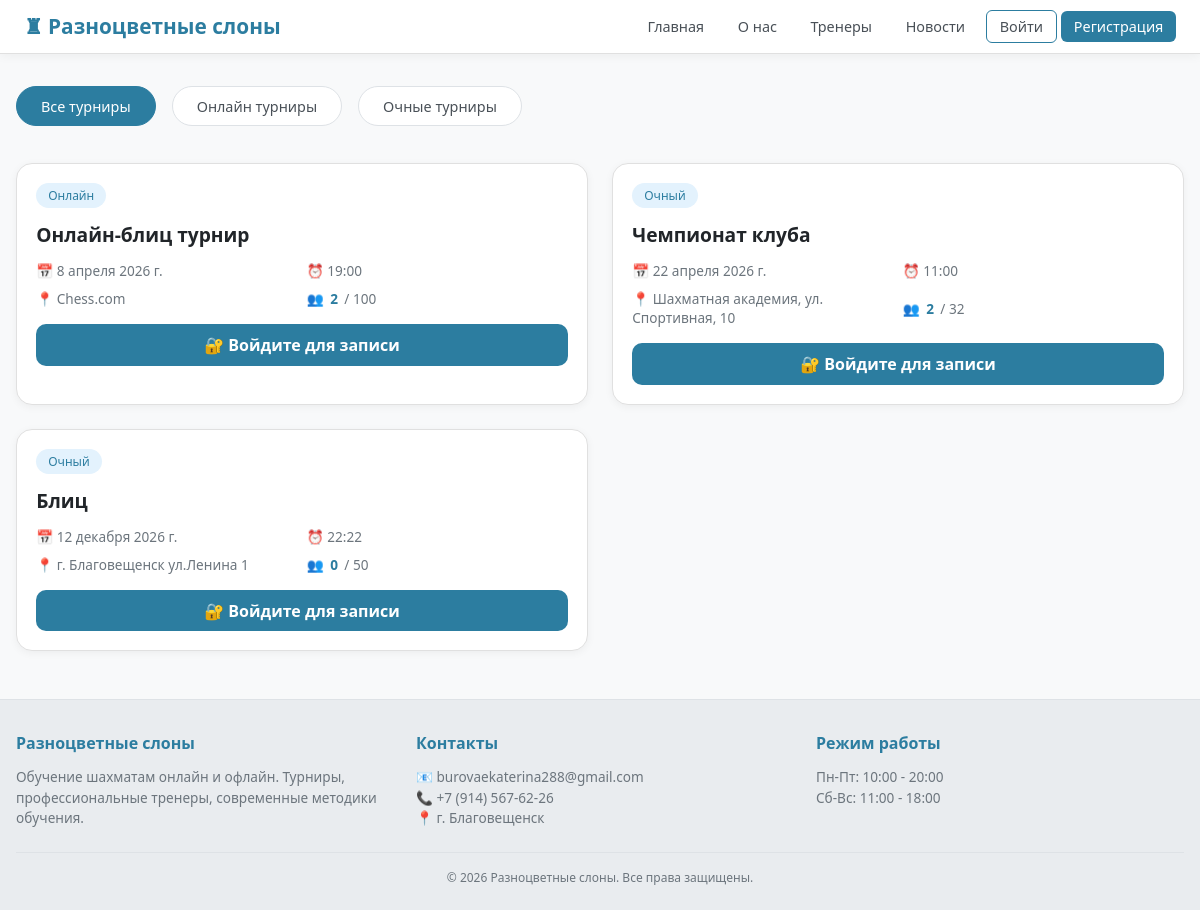
/tournaments/, run on the app's committed database.
### main/models.py (models this page shows, shortened)
class Tournament(models.Model):
    TYPE_CHOICES = [
        ('online', 'Онлайн'),
        ('offline', 'Очный'),
    ]
    name = models.CharField(max_length=200, verbose_name='Название')
    date = models.DateField(verbose_name='Дата')
    time = models.TimeField(verbose_name='Время')
    type = models.CharField(max_length=10, choices=TYPE_CHOICES, verbose_name='Тип')
    location = models.CharField(max_length=200, verbose_name='Место проведения')
    max_participants = models.IntegerField(default=50, verbose_name='Максимум участников')
    participants = models.ManyToManyField(User, related_name='tournaments', blank=True, verbose_name='Участники')
    is_finished = models.BooleanField(default=False, verbose_name='Завершен')
    def get_participants_count(self):
        return self.participants.count()

### main/views.py (the view)
# urls.py: path('tournaments/', views.tournaments, name='tournaments'),
def tournaments(request):
    tournaments_list = Tournament.objects.all()
    tab = request.GET.get('tab', 'all')
    if tab == 'online':
        tournaments_list = tournaments_list.filter(type='online')
    elif tab == 'offline':
        tournaments_list = tournaments_list.filter(type='offline')
    return render(request, 'main/tournaments.html', {
        'tournaments': tournaments_list,
        'current_tab': tab,
    })

### main/templates/main/tournaments.html (shortened to what this page needs)
{% extends 'main/base.html' %}
{% block content %}
<div class="tabs">
    <a href="?tab=all" class="tab {% if current_tab == 'all' %}active{% endif %}">Все турниры</a>
    <a href="?tab=online" class="tab {% if current_tab == 'online' %}active{% endif %}">Онлайн турниры</a>
    <a href="?tab=offline" class="tab {% if current_tab == 'offline' %}active{% endif %}">Очные турниры</a>
</div>
<div class="tournaments-grid">
    {% for tournament in tournaments %}
    <div class="tournament-card">
        <div class="tournament-header">
            <span class="tournament-type">{{ tournament.get_type_display }}</span>
        </div>
        <div class="tournament-name">{{ tournament.name }}</div>
        <div class="tournament-info">
            <div class="info-item">📅 {{ tournament.date }}</div>
            <div class="info-item">⏰ {{ tournament.time|time:"H:i" }}</div>
            <div class="info-item">📍 {{ tournament.location }}</div>
            <div class="info-item">👥 <span class="participants-count">{{ tournament.get_participants_count }}</span> / {{ tournament.max_participants }}</div>
        </div>
        {% if user.is_authenticated and user.role == 'admin' %}
            <a href="{% url 'tournament_participants' tournament.id %}" class="participants-btn">👥 Участники ({{ tournament.get_participants_count }})</a>
        {% else %}
            <a href="{% url 'login' %}" class="btn-register">🔐 Войдите для записи</a>
        {% endif %}
    </div>
    {% endfor %}
</div>
{% endblock %}

### main/templates/main/base.html (style rules this page uses)
* { margin: 0; padding: 0; box-sizing: border-box; font-family: 'Segoe UI', system-ui, sans-serif; }
body { background: #f8f9fa; color: #212529; min-height: 100vh; display: flex; flex-direction: column; overflow-x: hidden; max-width: 100%; padding-top: 70px; }
html { overflow-x: hidden; max-width: 100%; }
.tournaments-grid, .trainers-grid, .lessons-grid, .meetings-grid, .gallery-grid { display: grid; grid-template-columns: repeat(auto-fill, minmax(320px, 1fr)); gap: 1.5rem; }
.tournament-card, .trainer-card, .lesson-card, .meeting-card { background: white; border-radius: 16px; padding: 1.2rem; border: 1px solid #e0e0e0; box-shadow: 0 2px 8px rgba(0,0,0,0.05); transition: all 0.3s ease; }
.tournament-name, .trainer-name, .lesson-name, .meeting-name { font-size: 1.15rem; font-weight: bold; color: #2c7da0; margin-bottom: 0.5rem; }
.tournament-info, .trainer-info, .lesson-info, .meeting-info { display: grid; grid-template-columns: 1fr 1fr; gap: 0.5rem; color: #495057; font-size: 0.85rem; }
.tabs { display: flex; gap: 0.5rem; margin-bottom: 1.5rem; overflow-x: auto; white-space: nowrap; padding-bottom: 0.3rem; }
.tab { flex-shrink: 0; padding: 0.5rem 1rem; background: white; border: 1px solid #dee2e6; color: #495057; text-decoration: none; border-radius: 10px; font-size: 0.9rem; transition: all 0.2s; }
.tab.active { background: #2c7da0; color: white; border-color: #2c7da0; }

### main/templates/main/tournaments.html (style rules this page uses)
.tabs { display: flex; gap: 1rem; margin-bottom: 2rem; flex-wrap: wrap; }
.tab { padding: 0.6rem 1.5rem; background: white; border: 1px solid #dee2e6; color: #495057; text-decoration: none; border-radius: 40px; font-weight: 500; transition: all 0.2s; }
.tab.active { background: #2c7da0; color: white; border-color: #2c7da0; }
.tournaments-grid { display: grid; grid-template-columns: repeat(auto-fill, minmax(380px, 1fr)); gap: 1.5rem; }
.tournament-card { background: white; border-radius: 16px; padding: 1.2rem; border: 1px solid #e0e0e0; box-shadow: 0 2px 8px rgba(0,0,0,0.05); transition: all 0.3s ease; }
.tournament-header { display: flex; justify-content: space-between; align-items: center; margin-bottom: 0.8rem; }
.tournament-type { padding: 0.25rem 0.75rem; background: #e3f2fd; color: #2c7da0; border-radius: 20px; font-size: 0.75rem; font-weight: 500; }
.tournament-name { font-size: 1.2rem; font-weight: bold; color: #212529; margin-bottom: 0.8rem; }
.tournament-info { display: grid; grid-template-columns: 1fr 1fr; gap: 0.6rem; margin-bottom: 1rem; color: #6c757d; font-size: 0.85rem; }
.info-item { display: flex; align-items: center; gap: 0.4rem; }
.participants-count { color: #2c7da0; font-weight: 600; }
.btn-register { width: 100%; padding: 0.6rem; background: #2c7da0; color: white; border: none; border-radius: 10px; font-weight: 600; text-align: center; display: block; text-decoration: none; transition: all 0.2s; }

### data on the page
Tournament: type "Онлайн", name "Онлайн-блиц турнир", date "8 апреля 2026 г.", time "19:00", location "Chess.com", get_participants_count "2", max_participants "100"
Tournament: type "Очный", name "Чемпионат клуба", date "22 апреля 2026 г.", time "11:00", location "Шахматная академия, ул. Спортивная, 10", get_participants_count "2", max_participants "32"
Tournament: type "Очный", name "Блиц", date "12 декабря 2026 г.", time "22:22", location "г. Благовещенск ул.Ленина 1", get_participants_count "0", max_participants "50"
